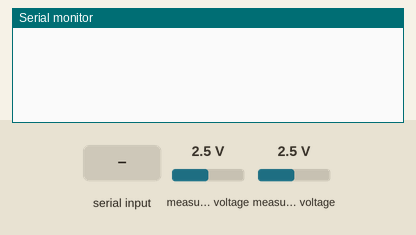
Recording of a sketch running on a simulated ESP32. On the bench: the last lines printed to the serial monitor. Inputs (shaded band) come from the test bench; at power-on: measured voltage 2.5 V. Nothing arrives over Bluetooth unless stated.

Above: at 1.2 s.
1.3 s: "1" received over the second serial link
At 1.43 s:
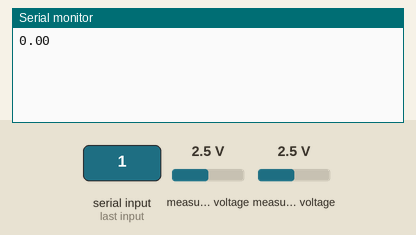
3.2 s: measured voltage (sensor 200) set to 0.1 V
At 3.3 s:
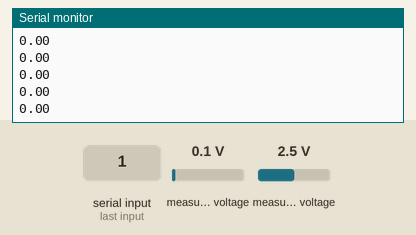
4.7 s: measured voltage (sensor 201) set to 0.1 V
At 4.7 s:
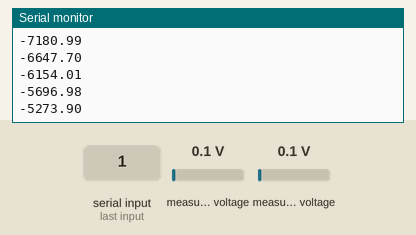
6.2 s: measured voltage (sensor 200) set to 1.2 V
At 6.22 s:
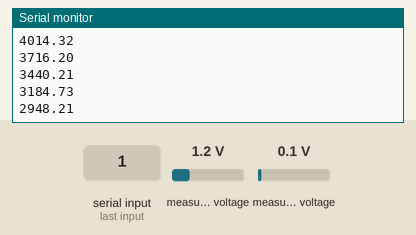
7.7 s: measured voltage (sensor 201) set to 1.2 V
At 7.73 s:
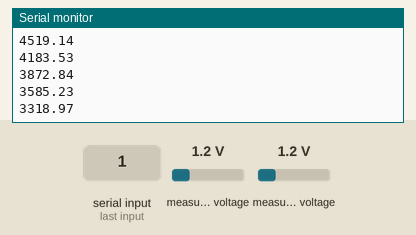
Timing chart, 0 to 10.2 s (numbered marks = the images above; inputs shaded):
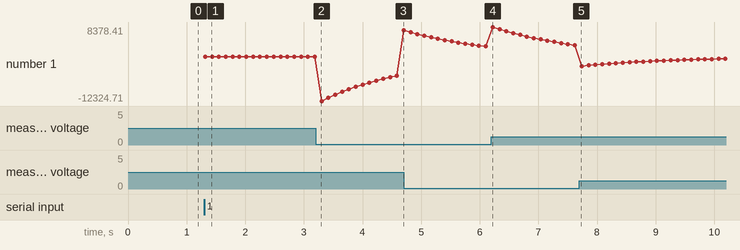

The sketch:

GlucosaV38_OK.ino
```cpp
#include <Wire.h>
#include <Adafruit_ADS1X15.h>
#include <BluetoothSerial.h>

Adafruit_ADS1115 ads;
BluetoothSerial SerialBT;

const float b[] = {0.96286765, -0.96286765}; // Coeficientes del numerador (b)
const float a[] = {1.000, -0.92573529};      // Coeficientes del denominador (a)
float x[2] = {0};  // Buffer de entrada (xn)
float y[2] = {0};  // Buffer de salida (yn)

unsigned long startTime;
unsigned long samplingDuration = 180000; // 3 minutos 180000

byte yn_bits = 0;

char clave = '1';

void setup(void) {
  SerialBT.begin("BluetoothESP32");
  Serial.begin(115200);

  if (!ads.begin()) {
    Serial.println("Failed to initialize ADS.");
    while (1);
  }

  startTime = millis();
}

void loop(void) {
  if (SerialBT.available()) {
    char mensaje = SerialBT.read();
    if (mensaje == clave) {
      startTime = millis(); // Reiniciar el tiempo de inicio
      while (millis() - startTime < samplingDuration) {
        int16_t ppg_16bits = ads.readADC_Differential_0_1();
        float xn = ppg_16bits;

        // Aplicar el filtro IIR
        float yn = b[0] * xn + b[1] * x[0] - a[1] * y[0];

        // Actualizar los valores anteriores para el próximo ciclo
        x[1] = x[0];
        x[0] = xn;
        y[1] = y[0];
        y[0] = yn;

        //yn_bits = map(yn, 0, 800, 0, 255);
        SerialBT.println(yn);
        //SerialBT.println(yn_bits);
        Serial.println(yn);

        delay(100); // Esperar 100 ms para mantener la tasa de envío de datos a 10 Hz
      }
    }
  }
}
```

Measured:
- after the input at 1.3 s, the serial monitor: prints a new line at once (image 1)
- plotted number 1: 0 → -5273.9 after the input at 3.2 s, -5273.9 → 2948.21 after the input at 4.7 s, 2948.21 → 3318.97 after the input at 6.2 s, 3318.97 → -509.66 after the input at 7.7 s
